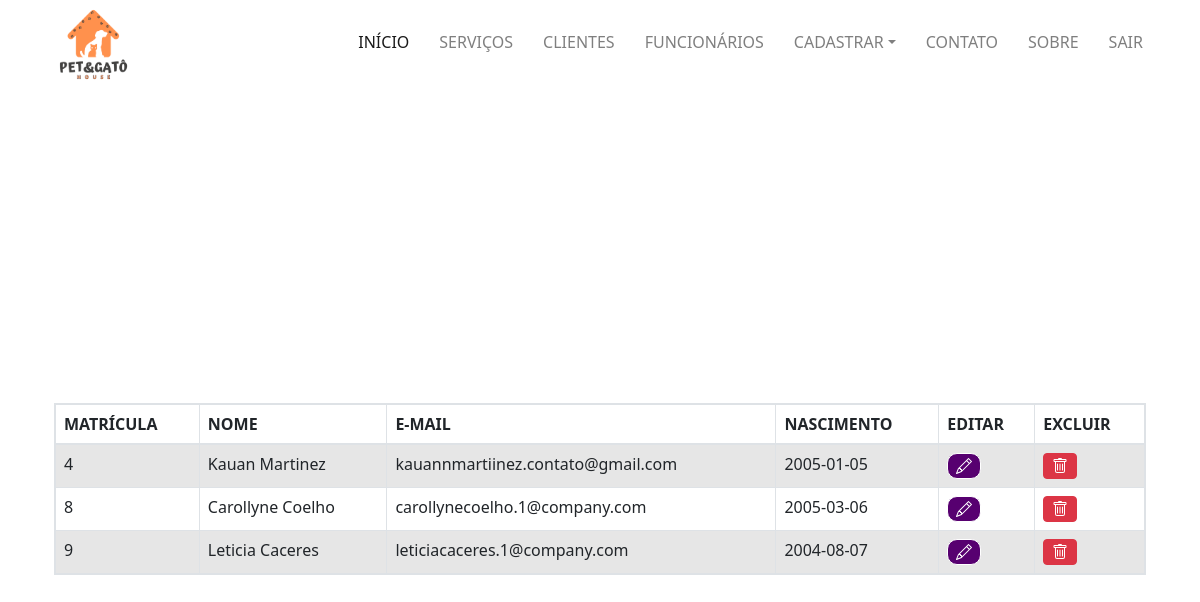
The app's page /funcionario.php (signed in), older data.
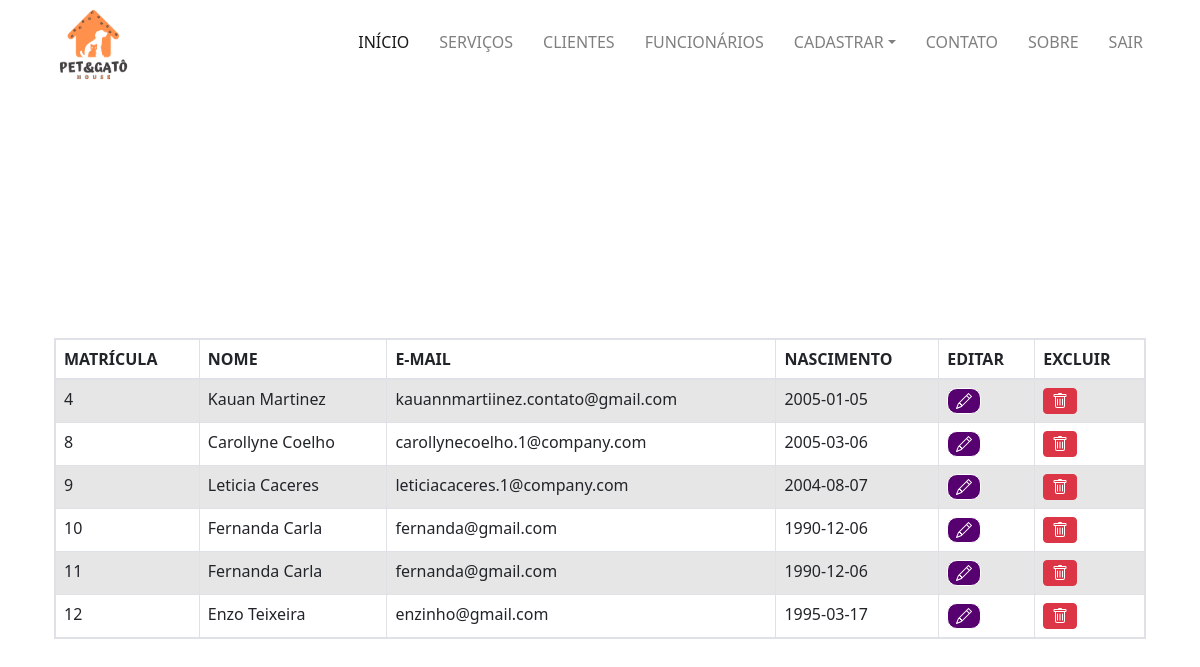
The same page, newer data.
### tables this page shows
CREATE TABLE `funcionario` (
  `matricula` int(11) NOT NULL,
  `nome` varchar(30) NOT NULL,
  `email` varchar(50) NOT NULL,
  `senha` varchar(500) NOT NULL,
  `data_nasc` varchar(10) NOT NULL
);

### funcionario.php (the view, shortened to what this page needs)
<?php include "autentica-adm.php" ?>
<!doctype html>
<html lang="pt-br">
  <head>
    <link rel="stylesheet" href="_css/main.css"/>
    <link href="https://cdn.jsdelivr.net/npm/bootstrap@5.2.1/dist/css/bootstrap.min.css" rel="stylesheet"
>
  </head>
  <body class="fadeIn">
    <div id="header">
        <div class="container">
          <nav class="navbar navbar-expand-lg navbar-light justify-content-between">
              <a href="index-adm.php" ><img src="_img/logo_petgato.png" class="img-center" width="25%"/></a>
              <div class="collapse navbar-collapse" id="navbarNav">
                <ul class="navbar-nav">
                  <li class="nav-item">
                    <a class="nav-link active" aria-current="page" href="index-adm.php"> Início</a>
                  </li>
                  <li class="nav-item">
                    <a class="nav-link" href="servicos-adm.php">Serviços</a>
                  </li>
                  <li class="nav-item">
                    <a class="nav-link" href="clientes.php">Clientes</a>
                  </li>
                  <li class="nav-item">
                    <a class="nav-link" href="funcionario.php">Funcionários</a>
                  </li>
                  <ul class="navbar-nav nav-item mr-auto">
                          <li class="nav-item dropdown">
                            <a class="nav-link dropdown-toggle" href="#" id="navbarDropdown" role="button" data-toggle="dropdown" aria-haspopup="true" aria-expanded="false"> Cadastrar</a>
                          </li>
                  </ul>
                  <li class="nav-item">
                    <a class="nav-link" href="#">Contato</a>
                  </li>
                  <li class="nav-item">
                    <a class="nav-link" href="#">Sobre</a>
                  </li>
                  <li class="nav-item">
                    <a class="nav-link" href="logout-adm.php">Sair</a>
                  </li>
                   </ul>
              </div>
          </nav>
        </div>
    </div>
    <div class="container">
                <section class="intro ">
                    <div class="gradient-custom-1 h-100">
                        <div class="mask d-flex align-items-center h-100">
                        <div class="container">
                            <div class="row justify-content-center">
                            <div class="col-12">
                                <div class="table-responsive bg-white table table-bordered" style="margin: 50px auto;">
                                <table class="table mb-0  table-striped" table="center">
                                    <thead class="color">
                                    <tr>
                                      <th scope="col">MATRÍCULA</th>
                                      <th scope="col">NOME</th>
                                      <th scope="col">E-MAIL</th>
                                      <th scope="col">NASCIMENTO</th>
                                      <th scope="col">EDITAR</th>
                                      <th scope="col">EXCLUIR</th>
                                    </tr>
                                    </thead>
                                    <tbody>
                                    <?php
                                        $mysqli = mysqli_connect("localhost","administrador","2122","pet_e_gato");
                                        $sql= "SELECT * FROM funcionario";
                                        $res= mysqli_query($mysqli,$sql);
                                        $linhas= mysqli_num_rows($res);
                                        for ($i = 0; $i < $linhas; $i++){
                                            $funcionario = mysqli_fetch_array ($res);
                                            echo"
                                            <tr>
                                            <td>".$funcionario['matricula']."</td>
                                            <td>".$funcionario['nome']."</td>
                                            <td>".$funcionario['email']."</td>
                                            <td>".$funcionario['data_nasc']."</td>
                                            <td><a class='btn btn-sm btn-primary' href='altera_funcionario.php?matricula=$funcionario[matricula]'>
                                                <svg xmlns='http://www.w3.org/2000/svg' width='16' height='16' fill='currentColor' class='bi bi-pencil' viewBox='0 0 16 16'><path d='M12.146.146a.5.5 0 0 1 .708 0l3 3a.5.5 0 0 1 0 .708l-10 10a.5.5 0 0 1-.168.11l-5 2a.5.5 0 0 1-.65-.65l2-5a.5.5 0 0 1 .11-.168l10-10zM11.207 2.5 13.5 4.793 14.793 3.5 12.5 1.207 11.207 2.5zm1.586 3L10.5 3.207 4 9.707V10h.5a.5.5 0 0 1 .5.5v.5h.5a.5.5 0 0 1 .5.5v.5h.293l6.5-6.5zm-9.761 5.175-.106.106-1.528 3.821 3.821-1.528.106-.106A.5.5 0 0 1 5 12.5V12h-.5a.5.5 0 0 1-.5-.5V11h-.5a.5.5 0 0 1-.468-.325z'/>
                                                </svg>
                                                </a>
                                            </td>
                                            <td><a class='btn btn-sm btn-danger' href='excluir_funcionario.php?matricula=$funcionario[matricula]'>
                                                <svg xmlns='http://www.w3.org/2000/svg' width='16' height='16' fill='currentColor' class='bi bi-trash' viewBox='0 0 16 16'><path d='M5.5 5.5A.5.5 0 0 1 6 6v6a.5.5 0 0 1-1 0V6a.5.5 0 0 1 .5-.5zm2.5 0a.5.5 0 0 1 .5.5v6a.5.5 0 0 1-1 0V6a.5.5 0 0 1 .5-.5zm3 .5a.5.5 0 0 0-1 0v6a.5.5 0 0 0 1 0V6z'/><path fill-rule='evenodd' d='M14.5 3a1 1 0 0 1-1 1H13v9a2 2 0 0 1-2 2H5a2 2 0 0 1-2-2V4h-.5a1 1 0 0 1-1-1V2a1 1 0 0 1 1-1H6a1 1 0 0 1 1-1h2a1 1 0 0 1 1 1h3.5a1 1 0 0 1 1 1v1zM4.118 4 4 4.059V13a1 1 0 0 0 1 1h6a1 1 0 0 0 1-1V4.059L11.882 4H4.118zM2.5 3V2h11v1h-11z'/>
                                                </svg>
                                                </a>
                                            </td>
                                            </tr>";
                                        }
                                    ?>
                                    </tbody>
                                </table>
                                </div>
                            </div>
                            </div>
                        </div>
                        </div>
                    </div>
                 </section>
                </div>
  </body>
</html>

### autentica-adm.php (shortened to what this page needs)
<html>

### _css/config.css (style rules this page uses)
:root { --primary: #FF914D; --secondary: #570070; }

### _css/custom.css (style rules this page uses)
body, html { font-family: 'Roboto', sans-serif; }
#header { width: 100%; background-color: transparent; transition: background ease-out 0.2s; }
#header .navbar-collapse { width: auto; }
#header .nav-link { text-transform: uppercase; font-weight: 500; padding-left: 0; padding-right: 0; margin-left: 15px; margin-right: 15px; border-bottom: solid 4px transparent; }

### _css/teste.css (style rules this page uses)
*, *:before, *:after { -moz-box-sizing: border-box; -webkit-box-sizing: border-box; box-sizing: border-box; }
body { font-family: 'Nunito', sans-serif; color: #384047; }

Row changes from the older to the newer data that the page shows:
added funcionario: matricula "10", nome "Fernanda Carla", email "fernanda@gmail.com", data_nasc "1990-12-06"
added funcionario: matricula "11", nome "Fernanda Carla", email "fernanda@gmail.com", data_nasc "1990-12-06"
added funcionario: matricula "12", nome "Enzo Teixeira", email "enzinho@gmail.com", data_nasc "1995-03-17"
